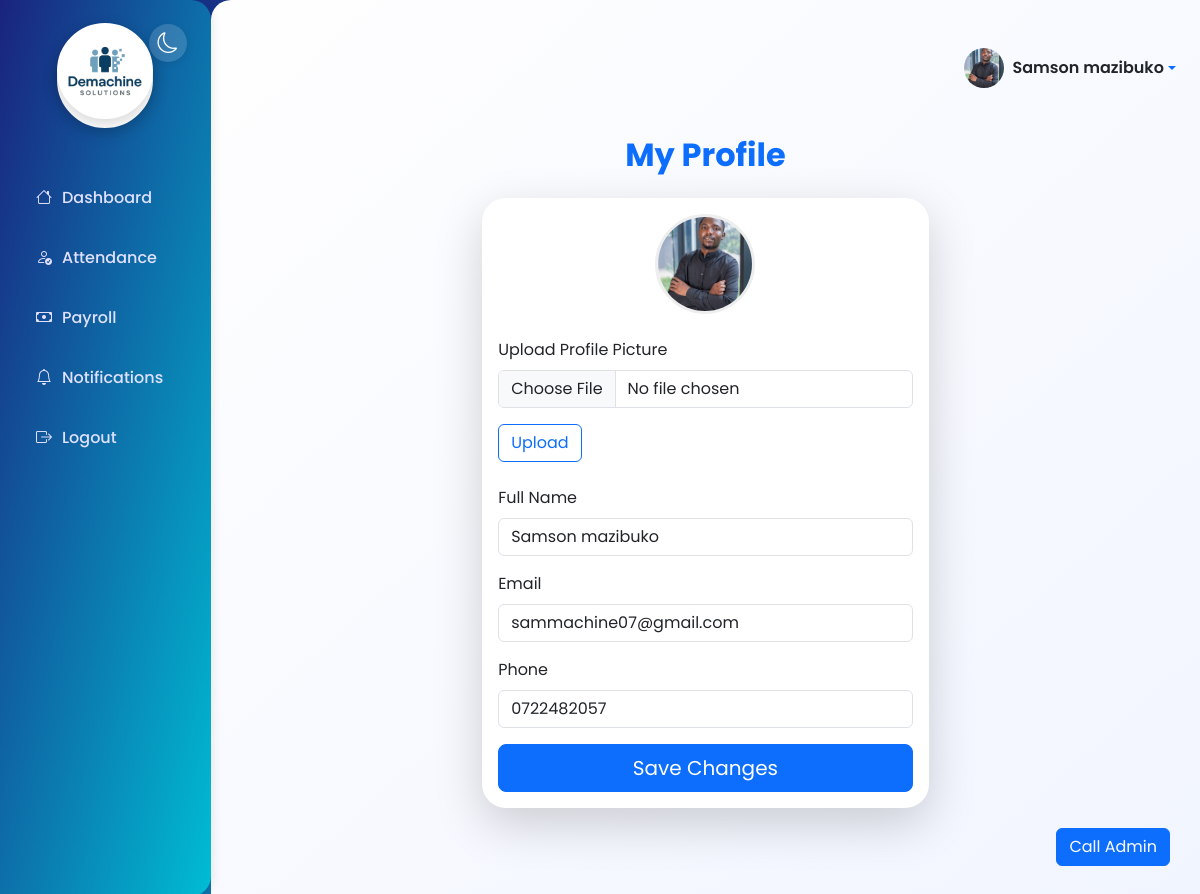
Page /profile (signed in) on the committed database.
### models.py (models this page shows, shortened)
class User(db.Model, UserMixin):
    id = db.Column(db.Integer, primary_key=True)
    username = db.Column(db.String(80), unique=True, nullable=False)
    email = db.Column(db.String(120), unique=True, nullable=False)
    password_hash = db.Column(db.String(128), nullable=False)
    name = db.Column(db.String(100))
    phone = db.Column(db.String(20))
    role = db.Column(db.String(20), default='user')  # 'admin' or 'user'
    is_active = db.Column(db.Boolean, default=True)
    date_joined = db.Column(db.DateTime, default=datetime.utcnow)
    face_encoding = db.Column(db.PickleType)  # Store face encoding as binary
    profile_picture = db.Column(db.String(255))  # Filename of profile picture
    email_notifications = db.Column(db.Boolean, default=True)
    sms_notifications = db.Column(db.Boolean, default=False)
    is_verified = db.Column(db.Boolean, default=False)
    attendances = db.relationship('Attendance', backref='user', lazy=True)
    leaves = db.relationship('LeaveRequest', backref='user', lazy=True)
    payrolls = db.relationship('Payroll', backref='user', lazy=True)
    notifications = db.relationship('Notification', backref='user', lazy=True)

### app.py (the view)
@app.route('/profile', methods=['GET', 'POST'])
@login_required
def profile():
    if request.method == 'POST':
        current_user.name = request.form['name']
        current_user.email = request.form['email']
        current_user.phone = request.form['phone']
        db.session.commit()
        flash('Profile updated.', 'success')
    return render_template('profile.html')

### app.py (called while the page is built)
@login_manager.user_loader
def load_user(user_id):
    return User.query.get(int(user_id))

@app.before_request
def before_request():
    if current_user.is_authenticated:
        g.unread_notifications = Notification.query.filter_by(user_id=current_user.id, is_read=False).count()
    else:
        g.unread_notifications = 0

### templates/profile.html (shortened to what this page needs)
{% extends "layout.html" %}
{% block content %}
<div class="container py-4">
  <h2 class="mb-4 fw-bold text-primary text-center">My Profile</h2>
  <div class="row justify-content-center">
    <div class="col-lg-6">
      <div class="card shadow-lg border-0 mb-4" style="border-radius: 1.5rem;">
        <div class="card-body">
          <div class="text-center mb-4">
            {% if current_user.profile_picture %}
              <img src="{{ url_for('static', filename='images/profiles/' + current_user.profile_picture) }}" alt="Profile Picture" class="rounded-circle" style="width:100px; height:100px; object-fit:cover; border:3px solid #eee;">
            {% else %}
              <img src="{{ url_for('static', filename='images/default_avatar.png') }}" alt="Profile Picture" class="rounded-circle" style="width:100px; height:100px; object-fit:cover; border:3px solid #eee;">
            {% endif %}
          </div>
          <form method="post" action="/profile/upload_picture" enctype="multipart/form-data" class="mb-4">
            <div class="mb-3">
              <label for="profile_picture" class="form-label">Upload Profile Picture</label>
              <input type="file" class="form-control" id="profile_picture" name="profile_picture" accept="image/*" required>
            </div>
            <button type="submit" class="btn btn-outline-primary">Upload</button>
          </form>
          <form method="post" action="/profile" autocomplete="off">
            <div class="mb-3">
              <label for="name" class="form-label">Full Name</label>
              <input type="text" class="form-control" id="name" name="name" value="{{ current_user.name }}" required>
            </div>
            <div class="mb-3">
              <label for="email" class="form-label">Email</label>
              <input type="email" class="form-control" id="email" name="email" value="{{ current_user.email }}" required>
            </div>
            <div class="mb-3">
              <label for="phone" class="form-label">Phone</label>
              <input type="text" class="form-control" id="phone" name="phone" value="{{ current_user.phone or '' }}">
            </div>
            <div class="d-grid">
              <button type="submit" class="btn btn-primary btn-lg">Save Changes</button>
            </div>
          </form>
        </div>
      </div>
    </div>
  </div>
</div>
{% endblock %}

### templates/layout.html (shortened to what this page needs)
<!DOCTYPE html>
<html lang="en">
<head>
    <link href="https://cdn.jsdelivr.net/npm/bootstrap@5.3.0/dist/css/bootstrap.min.css" rel="stylesheet">
    <link href="https://cdn.jsdelivr.net/npm/bootstrap-icons@1.10.5/font/bootstrap-icons.css" rel="stylesheet">
</head>
<body>
    <div class="d-flex">
        <div class="sidebar">
            <div class="brand" style="justify-content: center; text-align: center;">
                <div class="brand-logo" style="margin: 0 auto;">
                    <img src="{{ url_for('static', filename='images/Demachine solutions.png') }}" alt="Demachine solutions logo" style="width:96px; height:96px; object-fit:cover; border-radius:50%; border:4px solid #fff; box-shadow:0 4px 16px rgba(0,0,0,0.18); margin-bottom:18px; background:#fff;">
                </div>
            </div>
            <button class="theme-toggle" id="themeToggle" title="Toggle dark/light mode">
                <i class="bi bi-moon" id="themeIcon"></i>
            </button>
            <ul class="nav flex-column mt-4">
                {% if current_user.is_authenticated %}
                    <li class="nav-item"><a href="/dashboard" class="nav-link"><i class="bi bi-house"></i> Dashboard</a></li>
                    <li class="nav-item"><a href="/attendance" class="nav-link"><i class="bi bi-person-check"></i> Attendance</a></li>
                    <li class="nav-item"><a href="/payroll" class="nav-link"><i class="bi bi-cash"></i> Payroll</a></li>
                    <li class="nav-item"><a href="/notifications" class="nav-link"><i class="bi bi-bell"></i> Notifications
                    </a></li>
                    <li class="nav-item"><a href="/logout" class="nav-link"><i class="bi bi-box-arrow-right"></i> Logout</a></li>
                {% else %}
                    <li class="nav-item"><a href="/login" class="nav-link"><i class="bi bi-box-arrow-in-right"></i> Login</a></li>
                {% endif %}
            </ul>
        </div>
        <div class="main-content">
            <div class="d-flex justify-content-end align-items-center mb-3" style="min-height:56px;">
                <div class="dropdown">
                    <a href="#" class="d-flex align-items-center text-decoration-none dropdown-toggle" id="profileDropdown" data-bs-toggle="dropdown" aria-expanded="false">
                        {% if current_user.profile_picture %}
                            <img src="{{ url_for('static', filename='images/profiles/' + current_user.profile_picture) }}" alt="Profile" class="rounded-circle me-2" style="width:40px; height:40px; object-fit:cover;">
                        {% else %}
                            <img src="{{ url_for('static', filename='images/default_avatar.png') }}" alt="Profile" class="rounded-circle me-2" style="width:40px; height:40px; object-fit:cover;">
                        {% endif %}
                        <span class="fw-semibold text-dark">{{ current_user.name or current_user.username }}</span>
                    </a>
                </div>
            </div>
            {% block content %}{% endblock %}
        </div>
    </div>
    {% if current_user.is_authenticated and current_user.role != 'admin' %}
      <button onclick="callAdmin()" class="btn btn-primary" style="position:fixed;bottom:30px;right:30px;z-index:9999;">Call Admin</button>
    {% endif %}
</body>
</html>

### templates/layout.html (style rules this page uses)
:root { --primary: #1a237e; --secondary: #00bcd4; --accent: #ff9800; --bg-light: #f4f8fb; --bg-dark: #232a3b; --sidebar-width: 250px; }
html, body { min-height: 100vh; font-family: 'Poppins', Arial, sans-serif; background: linear-gradient(135deg, var(--primary) 0%, var(--secondary) 100%); color: #222; }
.sidebar { background: linear-gradient(to bottom right, var(--primary), var(--secondary)); color: #fff; width: var(--sidebar-width); min-height: 100vh; padding: 32px 18px 18px 18px; box-shadow: 2px 0 8px rgba(0,0,0,0.08); border-top-right-radius: 20px; border-bottom-right-radius: 20px; position: relative; }
.sidebar .brand { display: flex; align-items: center; margin-bottom: 2.5rem; justify-content: center; text-align: center; }
.sidebar .brand-logo { width: 96px; height: 96px; border-radius: 50%; border: 4px solid #fff; box-shadow: 0 4px 16px rgba(0,0,0,0.18); margin-bottom: 18px; background: #fff; display: flex; align-items: center; justify-content: center; font-size: 2rem; font-weight: 700; color: #fff; margin-right: 1rem; }
.sidebar .nav-link { color: #e0e0ff; font-weight: 500; padding: 12px 18px; margin: 6px 0; border-radius: 12px; display: flex; align-items: center; transition: background-color 0.3s, color 0.2s, transform 0.2s; }
.sidebar .nav-link i { margin-right: 10px; }
.theme-toggle { position: absolute; top: 1.5rem; right: 1.5rem; background: rgba(255,255,255,0.15); border-radius: 50%; border: none; width: 38px; height: 38px; display: flex; align-items: center; justify-content: center; font-size: 1.3rem; color: #fff; box-shadow: 0 2px 8px rgba(0,0,0,0.08); transition: background 0.2s; }
.main-content { padding: 40px 24px; width: 100%; background: linear-gradient(to bottom right, #fefefe, #f1f5ff); border-top-left-radius: 20px; min-height: 100vh; }

### rows in the picture
User: profile_picture (picture), name "Samson mazibuko", email "sammachine07@gmail.com", phone "0722482057"
